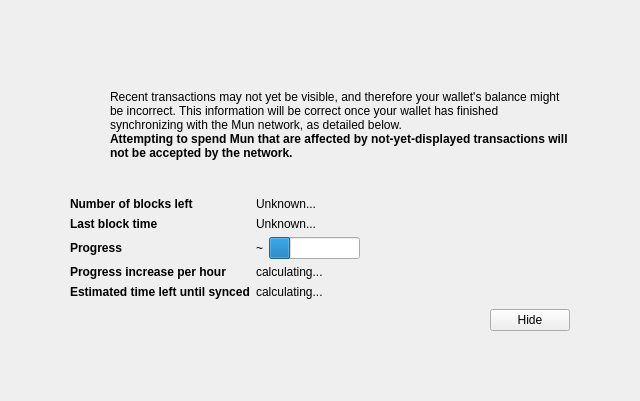
<?xml version="1.0" encoding="UTF-8"?>
<ui version="4.0">
 <class>ModalOverlay</class>
 <widget class="ModalOverlay" name="ModalOverlay">
  <property name="geometry">
   <rect>
    <x>0</x>
    <y>0</y>
    <width>640</width>
    <height>401</height>
   </rect>
  </property>
  <property name="windowTitle">
   <string>Form</string>
  </property>
  <layout class="QVBoxLayout" name="verticalLayout" stretch="0">
   <property name="sizeConstraint">
    <enum>QLayout::SetDefaultConstraint</enum>
   </property>
   <property name="leftMargin">
    <number>0</number>
   </property>
   <property name="topMargin">
    <number>0</number>
   </property>
   <property name="rightMargin">
    <number>0</number>
   </property>
   <property name="bottomMargin">
    <number>0</number>
   </property>
   <item>
    <widget class="QWidget" name="bgWidget" native="true">
     <property name="styleSheet">
      <string notr="true"/>
     </property>
     <layout class="QVBoxLayout" name="verticalLayoutMain" stretch="0">
      <property name="leftMargin">
       <number>60</number>
      </property>
      <property name="topMargin">
       <number>60</number>
      </property>
      <property name="rightMargin">
       <number>60</number>
      </property>
      <property name="bottomMargin">
       <number>60</number>
      </property>
      <item>
       <widget class="QWidget" name="contentWidget" native="true">
        <property name="styleSheet">
         <string notr="true"/>
        </property>
        <layout class="QVBoxLayout" name="verticalLayoutSub" stretch="1,0,0,0,0">
         <property name="spacing">
          <number>0</number>
         </property>
         <property name="leftMargin">
          <number>10</number>
         </property>
         <property name="topMargin">
          <number>10</number>
         </property>
         <property name="rightMargin">
          <number>10</number>
         </property>
         <property name="bottomMargin">
          <number>10</number>
         </property>
         <item>
          <layout class="QHBoxLayout" name="horizontalLayoutIconText" stretch="0,1">
           <property name="topMargin">
            <number>20</number>
           </property>
           <item>
            <layout class="QVBoxLayout" name="verticalLayoutIcon">
             <property name="leftMargin">
              <number>0</number>
             </property>
             <item>
              <widget class="QPushButton" name="warningIcon">
               <property name="enabled">
                <bool>false</bool>
               </property>
               <property name="text">
                <string/>
               </property>
               <property name="icon">
                <iconset>
                 <normaloff>:/icons/warning</normaloff>
                 <disabledoff>:/icons/warning</disabledoff>:/icons/warning</iconset>
               </property>
               <property name="iconSize">
                <size>
                 <width>48</width>
                 <height>48</height>
                </size>
               </property>
               <property name="flat">
                <bool>true</bool>
               </property>
              </widget>
             </item>
             <item>
              <spacer name="verticalSpacerWarningIcon">
               <property name="orientation">
                <enum>Qt::Vertical</enum>
               </property>
               <property name="sizeHint" stdset="0">
                <size>
                 <width>20</width>
                 <height>40</height>
                </size>
               </property>
              </spacer>
             </item>
            </layout>
           </item>
           <item>
            <layout class="QVBoxLayout" name="verticalLayoutInfoText">
             <property name="leftMargin">
              <number>0</number>
             </property>
             <property name="topMargin">
              <number>0</number>
             </property>
             <item>
              <widget class="QLabel" name="infoText">
               <property name="text">
                <string>Recent transactions may not yet be visible, and therefore your wallet's balance might be incorrect. This information will be correct once your wallet has finished synchronizing with the Mun network, as detailed below.</string>
               </property>
               <property name="textFormat">
                <enum>Qt::RichText</enum>
               </property>
               <property name="wordWrap">
                <bool>true</bool>
               </property>
              </widget>
             </item>
             <item>
              <widget class="QLabel" name="infoTextStrong">
               <property name="font">
                <font>
                 <weight>75</weight>
                 <bold>true</bold>
                </font>
               </property>
               <property name="text">
                <string>Attempting to spend Mun that are affected by not-yet-displayed transactions will not be accepted by the network.</string>
               </property>
               <property name="textFormat">
                <enum>Qt::RichText</enum>
               </property>
               <property name="wordWrap">
                <bool>true</bool>
               </property>
              </widget>
             </item>
             <item>
              <spacer name="verticalSpacerInTextSpace">
               <property name="orientation">
                <enum>Qt::Vertical</enum>
               </property>
               <property name="sizeHint" stdset="0">
                <size>
                 <width>20</width>
                 <height>40</height>
                </size>
               </property>
              </spacer>
             </item>
            </layout>
           </item>
          </layout>
         </item>
         <item>
          <spacer name="verticalSpacerAfterText">
           <property name="orientation">
            <enum>Qt::Vertical</enum>
           </property>
           <property name="sizeHint" stdset="0">
            <size>
             <width>20</width>
             <height>40</height>
            </size>
           </property>
          </spacer>
         </item>
         <item>
          <layout class="QFormLayout" name="formLayout">
           <property name="fieldGrowthPolicy">
            <enum>QFormLayout::FieldsStayAtSizeHint</enum>
           </property>
           <property name="horizontalSpacing">
            <number>6</number>
           </property>
           <property name="verticalSpacing">
            <number>6</number>
           </property>
           <property name="topMargin">
            <number>10</number>
           </property>
           <item row="0" column="0">
            <widget class="QLabel" name="labelNumberOfBlocksLeft">
             <property name="font">
              <font>
               <weight>75</weight>
               <bold>true</bold>
              </font>
             </property>
             <property name="text">
              <string>Number of blocks left</string>
             </property>
            </widget>
           </item>
           <item row="0" column="1">
            <widget class="QLabel" name="numberOfBlocksLeft">
             <property name="text">
              <string>Unknown...</string>
             </property>
            </widget>
           </item>
           <item row="1" column="0">
            <widget class="QLabel" name="labelLastBlockTime">
             <property name="font">
              <font>
               <weight>75</weight>
               <bold>true</bold>
              </font>
             </property>
             <property name="text">
              <string>Last block time</string>
             </property>
            </widget>
           </item>
           <item row="1" column="1">
            <widget class="QLabel" name="newestBlockDate">
             <property name="sizePolicy">
              <sizepolicy hsizetype="Maximum" vsizetype="Preferred">
               <horstretch>0</horstretch>
               <verstretch>0</verstretch>
              </sizepolicy>
             </property>
             <property name="text">
              <string>Unknown...</string>
             </property>
            </widget>
           </item>
           <item row="2" column="0">
            <widget class="QLabel" name="labelSyncDone">
             <property name="font">
              <font>
               <weight>75</weight>
               <bold>true</bold>
              </font>
             </property>
             <property name="text">
              <string>Progress</string>
             </property>
            </widget>
           </item>
           <item row="2" column="1">
            <layout class="QHBoxLayout" name="horizontalLayoutSync" stretch="0,1">
             <item>
              <widget class="QLabel" name="percentageProgress">
               <property name="text">
                <string>~</string>
               </property>
              </widget>
             </item>
             <item>
              <widget class="QProgressBar" name="progressBar">
               <property name="value">
                <number>24</number>
               </property>
               <property name="format">
                <string/>
               </property>
              </widget>
             </item>
            </layout>
           </item>
           <item row="4" column="0">
            <widget class="QLabel" name="labelProgressIncrease">
             <property name="font">
              <font>
               <weight>75</weight>
               <bold>true</bold>
              </font>
             </property>
             <property name="text">
              <string>Progress increase per hour</string>
             </property>
            </widget>
           </item>
           <item row="4" column="1">
            <widget class="QLabel" name="progressIncreasePerH">
             <property name="text">
              <string>calculating...</string>
             </property>
            </widget>
           </item>
           <item row="5" column="0">
            <widget class="QLabel" name="labelEstimatedTimeLeft">
             <property name="font">
              <font>
               <weight>75</weight>
               <bold>true</bold>
              </font>
             </property>
             <property name="text">
              <string>Estimated time left until synced</string>
             </property>
            </widget>
           </item>
           <item row="5" column="1">
            <widget class="QLabel" name="expectedTimeLeft">
             <property name="text">
              <string>calculating...</string>
             </property>
            </widget>
           </item>
          </layout>
         </item>
         <item>
          <layout class="QHBoxLayout" name="horizontalLayoutButtons">
           <property name="leftMargin">
            <number>10</number>
           </property>
           <property name="topMargin">
            <number>10</number>
           </property>
           <item>
            <spacer name="horizontalSpacer">
             <property name="orientation">
              <enum>Qt::Horizontal</enum>
             </property>
             <property name="sizeHint" stdset="0">
              <size>
               <width>40</width>
               <height>20</height>
              </size>
             </property>
            </spacer>
           </item>
           <item>
            <widget class="QPushButton" name="closeButton">
             <property name="text">
              <string>Hide</string>
             </property>
            </widget>
           </item>
          </layout>
         </item>
         <item>
          <layout class="QVBoxLayout" name="verticalLayout_2">
           <item>
            <spacer name="verticalSpacer">
             <property name="orientation">
              <enum>Qt::Vertical</enum>
             </property>
             <property name="sizeHint" stdset="0">
              <size>
               <width>20</width>
               <height>40</height>
              </size>
             </property>
            </spacer>
           </item>
          </layout>
         </item>
        </layout>
       </widget>
      </item>
     </layout>
    </widget>
   </item>
  </layout>
 </widget>
 <customwidgets>
  <customwidget>
   <class>ModalOverlay</class>
   <extends>QWidget</extends>
   <header>modaloverlay.h</header>
   <container>1</container>
  </customwidget>
 </customwidgets>
 <resources/>
 <connections/>
</ui>
